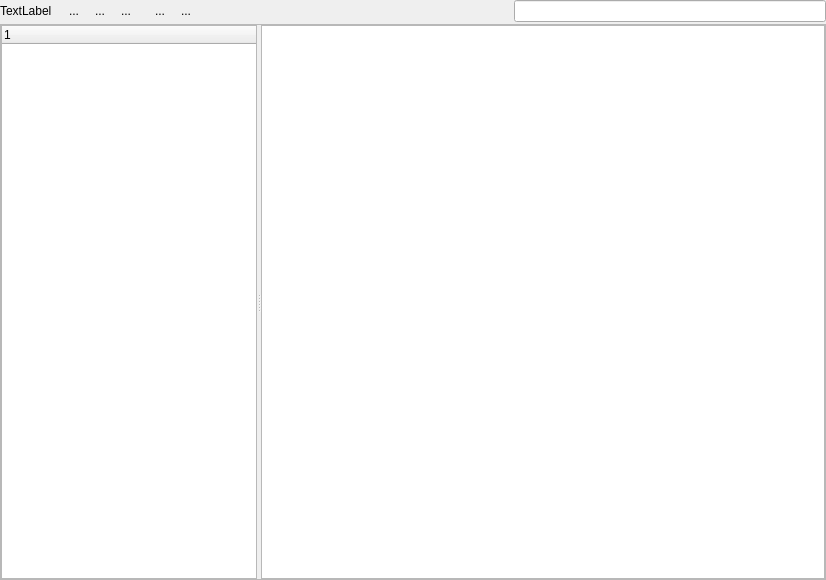
<?xml version="1.0" encoding="UTF-8"?>
<ui version="4.0">
 <class>BrowserPanel</class>
 <widget class="QWidget" name="BrowserPanel">
  <property name="geometry">
   <rect>
    <x>0</x>
    <y>0</y>
    <width>826</width>
    <height>580</height>
   </rect>
  </property>
  <property name="windowTitle">
   <string>Form</string>
  </property>
  <layout class="QGridLayout">
   <property name="leftMargin">
    <number>0</number>
   </property>
   <property name="topMargin">
    <number>0</number>
   </property>
   <property name="rightMargin">
    <number>0</number>
   </property>
   <property name="bottomMargin">
    <number>0</number>
   </property>
   <property name="spacing">
    <number>2</number>
   </property>
   <item row="0" column="1">
    <spacer>
     <property name="orientation">
      <enum>Qt::Horizontal</enum>
     </property>
     <property name="sizeType">
      <enum>QSizePolicy::Fixed</enum>
     </property>
     <property name="sizeHint" stdset="0">
      <size>
       <width>6</width>
       <height>20</height>
      </size>
     </property>
    </spacer>
   </item>
   <item row="0" column="7">
    <widget class="QToolButton" name="next_topic_pb">
     <property name="toolTip">
      <string>Next Topic</string>
     </property>
     <property name="text">
      <string>...</string>
     </property>
     <property name="icon">
      <iconset resource="../../lay/lay/layResources.qrc">
       <normaloff>:/next_topic.png</normaloff>:/next_topic.png</iconset>
     </property>
     <property name="iconSize">
      <size>
       <width>24</width>
       <height>24</height>
      </size>
     </property>
     <property name="autoRaise">
      <bool>true</bool>
     </property>
    </widget>
   </item>
   <item row="1" column="0" colspan="10">
    <widget class="QFrame" name="frame">
     <property name="minimumSize">
      <size>
       <width>0</width>
       <height>50</height>
      </size>
     </property>
     <property name="frameShape">
      <enum>QFrame::StyledPanel</enum>
     </property>
     <property name="frameShadow">
      <enum>QFrame::Raised</enum>
     </property>
     <layout class="QVBoxLayout" name="verticalLayout">
      <property name="leftMargin">
       <number>0</number>
      </property>
      <property name="topMargin">
       <number>0</number>
      </property>
      <property name="rightMargin">
       <number>0</number>
      </property>
      <property name="bottomMargin">
       <number>0</number>
      </property>
      <item>
       <widget class="QSplitter" name="splitter">
        <property name="orientation">
         <enum>Qt::Horizontal</enum>
        </property>
        <widget class="QTreeWidget" name="outline_tree">
         <property name="sizePolicy">
          <sizepolicy hsizetype="Preferred" vsizetype="Expanding">
           <horstretch>0</horstretch>
           <verstretch>0</verstretch>
          </sizepolicy>
         </property>
         <property name="baseSize">
          <size>
           <width>0</width>
           <height>0</height>
          </size>
         </property>
         <property name="rootIsDecorated">
          <bool>false</bool>
         </property>
         <property name="itemsExpandable">
          <bool>true</bool>
         </property>
         <property name="expandsOnDoubleClick">
          <bool>false</bool>
         </property>
         <column>
          <property name="text">
           <string notr="true">1</string>
          </property>
         </column>
        </widget>
        <widget class="lay::BrowserTextWidget" name="browser">
         <property name="sizePolicy">
          <sizepolicy hsizetype="Preferred" vsizetype="Expanding">
           <horstretch>4</horstretch>
           <verstretch>0</verstretch>
          </sizepolicy>
         </property>
        </widget>
       </widget>
      </item>
     </layout>
    </widget>
   </item>
   <item row="0" column="9">
    <widget class="QLineEdit" name="searchEdit">
     <property name="sizePolicy">
      <sizepolicy hsizetype="Expanding" vsizetype="Fixed">
       <horstretch>0</horstretch>
       <verstretch>0</verstretch>
      </sizepolicy>
     </property>
    </widget>
   </item>
   <item row="0" column="2">
    <widget class="QToolButton" name="back_pb">
     <property name="toolTip">
      <string>Back</string>
     </property>
     <property name="text">
      <string>...</string>
     </property>
     <property name="icon">
      <iconset resource="../../lay/lay/layResources.qrc">
       <normaloff>:/back.png</normaloff>:/back.png</iconset>
     </property>
     <property name="iconSize">
      <size>
       <width>24</width>
       <height>24</height>
      </size>
     </property>
     <property name="autoRaise">
      <bool>true</bool>
     </property>
    </widget>
   </item>
   <item row="0" column="4">
    <widget class="QToolButton" name="home_pb">
     <property name="toolTip">
      <string>Home</string>
     </property>
     <property name="text">
      <string>...</string>
     </property>
     <property name="icon">
      <iconset resource="../../lay/lay/layResources.qrc">
       <normaloff>:/home.png</normaloff>:/home.png</iconset>
     </property>
     <property name="iconSize">
      <size>
       <width>24</width>
       <height>24</height>
      </size>
     </property>
     <property name="autoRaise">
      <bool>true</bool>
     </property>
    </widget>
   </item>
   <item row="0" column="6">
    <widget class="QToolButton" name="prev_topic_pb">
     <property name="toolTip">
      <string>Previous Topic</string>
     </property>
     <property name="text">
      <string>...</string>
     </property>
     <property name="icon">
      <iconset resource="../../lay/lay/layResources.qrc">
       <normaloff>:/prev_topic.png</normaloff>:/prev_topic.png</iconset>
     </property>
     <property name="iconSize">
      <size>
       <width>24</width>
       <height>24</height>
      </size>
     </property>
     <property name="autoRaise">
      <bool>true</bool>
     </property>
    </widget>
   </item>
   <item row="0" column="3">
    <widget class="QToolButton" name="forward_pb">
     <property name="toolTip">
      <string>Forward</string>
     </property>
     <property name="text">
      <string>...</string>
     </property>
     <property name="icon">
      <iconset resource="../../lay/lay/layResources.qrc">
       <normaloff>:/forward.png</normaloff>:/forward.png</iconset>
     </property>
     <property name="iconSize">
      <size>
       <width>24</width>
       <height>24</height>
      </size>
     </property>
     <property name="autoRaise">
      <bool>true</bool>
     </property>
    </widget>
   </item>
   <item row="0" column="8">
    <spacer>
     <property name="orientation">
      <enum>Qt::Horizontal</enum>
     </property>
     <property name="sizeType">
      <enum>QSizePolicy::MinimumExpanding</enum>
     </property>
     <property name="sizeHint" stdset="0">
      <size>
       <width>20</width>
       <height>20</height>
      </size>
     </property>
    </spacer>
   </item>
   <item row="0" column="0">
    <widget class="QLabel" name="label">
     <property name="text">
      <string>TextLabel</string>
     </property>
    </widget>
   </item>
   <item row="0" column="5">
    <spacer>
     <property name="orientation">
      <enum>Qt::Horizontal</enum>
     </property>
     <property name="sizeType">
      <enum>QSizePolicy::Fixed</enum>
     </property>
     <property name="sizeHint" stdset="0">
      <size>
       <width>6</width>
       <height>20</height>
      </size>
     </property>
    </spacer>
   </item>
  </layout>
 </widget>
 <customwidgets>
  <customwidget>
   <class>lay::BrowserTextWidget</class>
   <extends>QTextBrowser</extends>
   <header>layBrowserPanel.h</header>
  </customwidget>
 </customwidgets>
 <tabstops>
  <tabstop>searchEdit</tabstop>
  <tabstop>back_pb</tabstop>
  <tabstop>forward_pb</tabstop>
  <tabstop>home_pb</tabstop>
 </tabstops>
 <resources>
  <include location="../../lay/lay/layResources.qrc"/>
 </resources>
 <connections/>
</ui>
